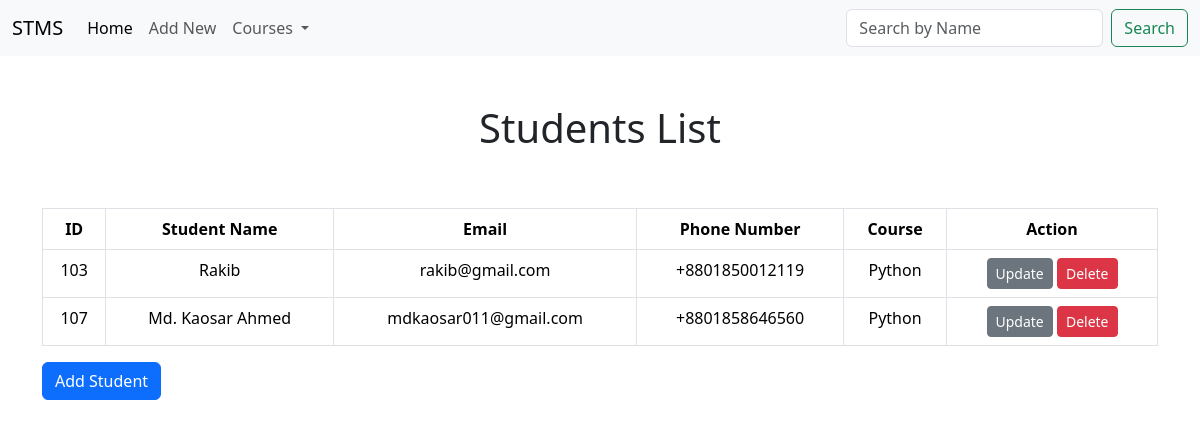
Screenshot of /search/?query=Python with the database file from the repository.
### student/models.py (models this page shows, shortened)
class Student_Info(models.Model):
    courses =(
        ('Python', 'Python'),
        ("Django",'Django'),
        ('Java', 'Java'),
        ('JavaScript', 'JavaScript'),
        ('ML', 'Machine Learning'),
        ('DS', 'Data Science'),
        )
    sID = models.BigIntegerField(primary_key=True)
    name = models.CharField(max_length=75, null= False)
    email = models.EmailField(null= True)
    phone_number = PhoneNumberField(region="BD")
    course = models.CharField(max_length=50, choices= courses)

### student/views.py (the view)
# urls.py: path('search/', views.Search.as_view(), name='search'),
class Search(ListView):
    model = Student_Info
    template_name = 'student_list.html'
    context_object_name = 'students'
    def get_queryset(self):
        query = self.request.GET.get('query', '')  # Extracts the search term
        if query:
            return Student_Info.objects.filter(
                Q(name__icontains=query) |
                Q(sID__icontains=query) |
                Q(phone_number__icontains=query) |
                Q(course__icontains=query)
            )
        else:
            return Student_Info.objects.all()  # Shows all students if no query

### student/templates/student_list.html
{% extends 'base.html' %} {% block content %}
{% if students %}
<div class="container">
  <h1 class="text-center p-5">Students List</h1>
  <table class="table table-bordered">
    <thead>
      <tr>
        <th scope="col" style ="text-align:center;">ID</th>
        <th scope="col" style ="text-align:center;">Student Name</th>
        <th scope="col" style ="text-align:center;">Email</th>
        <th scope="col" style ="text-align:center;">Phone Number</th>
        <th scope="col" style ="text-align:center;">Course</th>
        <th scope="col" style ="text-align:center;">Action</th>
      </tr>
    </thead>
    <tbody>
      {% for student in students %}
      <tr>
        <td  style ="text-align:center;">{{student.sID}}</td>
        <td  style ="text-align:center;">{{student.name}}</td>
        <td style ="text-align:center;">{{student.email}}</td>
        <td style ="text-align:center;">{{student.phone_number}}</td>
        <td style ="text-align:center;">{{student.course}}</td>
        <td style ="text-align:center;">
          <a class="btn btn-secondary btn-sm" href="{% url 'update' student.sID %}" role="button">Update</a>
           <a class="btn btn-danger btn-sm" href="{% url 'delete' student.sID %}" role="button" >Delete</a>
        </td>
      </tr>
      {% endfor %}
    </tbody>
  </table>
</div>
<div class='container'>
  <a href="{% url 'addnew' %}" class="btn btn-primary">Add Student</a>
</div>
{% else %}
<h3 class="text-center p-5">No Student Available</h3>
{% endif %} {% endblock %}

### rows the page displays
Student_Info: sID "103", name "Rakib", email "rakib@gmail.com", phone_number "+8801850012119", course "Python"
Student_Info: sID "107", name "Md. Kaosar Ahmed", email "mdkaosar011@gmail.com", phone_number "+8801858646560", course "Python"
